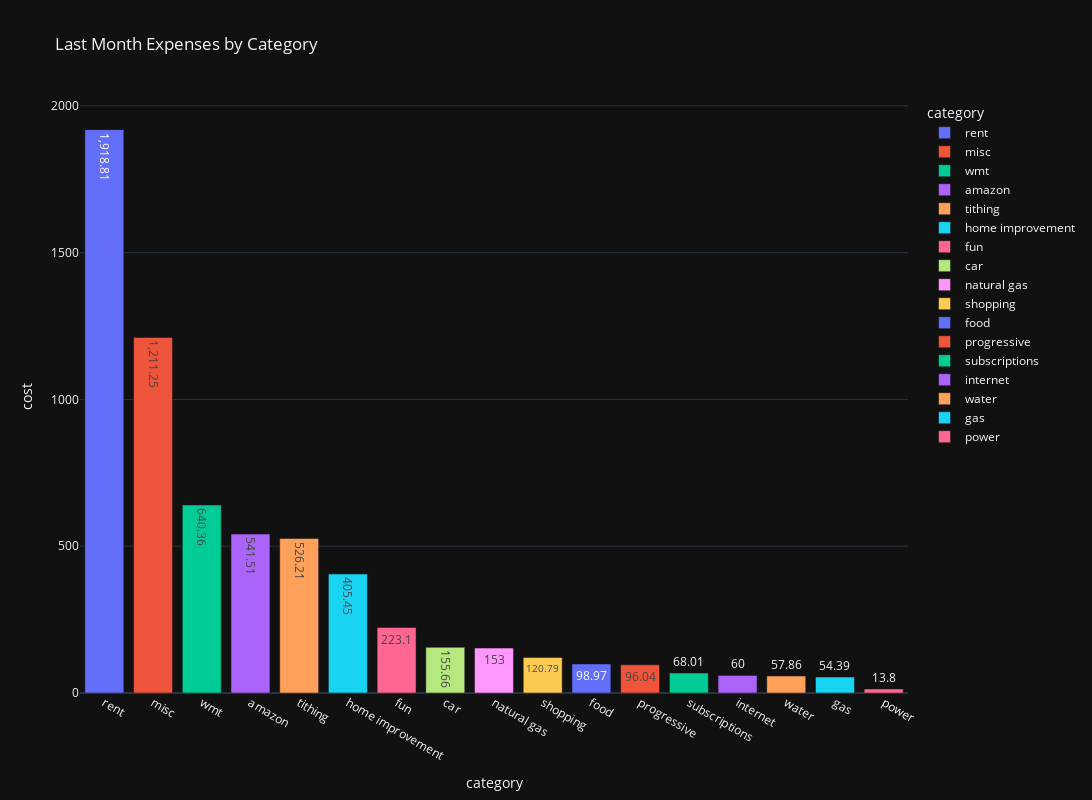

Notebook code cell kept with this figure:
### Markdown cell above
### Only October Numbers (wip)

### Code cell
tempDF = df.filter(pl.col('month') == last_month_int) \
            .group_by(['category']).agg(pl.sum("cost")) 

tempDF = tempDF.sort(by='cost', descending=True)

fig = px.bar(tempDF.to_pandas(), x="category", y="cost", color="category",
             title="Last Month Expenses by Category",
            #  category_orders={"monthName": month_order},
             template='plotly_dark',
             labels={'monthName':''},
             text_auto=True,
             height=800,
             width=1600)

fig.show()

### Figure 1 — Plotly figure (JSON) as saved in the notebook; plotly's stock layout.template omitted (floating-point values rounded to 4 significant figures)
{"data": [{"hovertemplate": "category=%{x}<br>cost=%{y}<extra></extra>", "legendgroup": "rent", "marker": {"color": "#636efa", "pattern": {"shape": ""}}, "name": "rent", "orientation": "v", "showlegend": true, "textposition": "auto", "texttemplate": "%{y}", "type": "bar", "x": ["rent"], "xaxis": "x", "y": [1919.0], "yaxis": "y"}, {"hovertemplate": "category=%{x}<br>cost=%{y}<extra></extra>", "legendgroup": "misc", "marker": {"color": "#EF553B", "pattern": {"shape": ""}}, "name": "misc", "orientation": "v", "showlegend": true, "textposition": "auto", "texttemplate": "%{y}", "type": "bar", "x": ["misc"], "xaxis": "x", "y": [1211.0], "yaxis": "y"}, {"hovertemplate": "category=%{x}<br>cost=%{y}<extra></extra>", "legendgroup": "wmt", "marker": {"color": "#00cc96", "pattern": {"shape": ""}}, "name": "wmt", "orientation": "v", "showlegend": true, "textposition": "auto", "texttemplate": "%{y}", "type": "bar", "x": ["wmt"], "xaxis": "x", "y": [640.4], "yaxis": "y"}, {"hovertemplate": "category=%{x}<br>cost=%{y}<extra></extra>", "legendgroup": "amazon", "marker": {"color": "#ab63fa", "pattern": {"shape": ""}}, "name": "amazon", "orientation": "v", "showlegend": true, "textposition": "auto", "texttemplate": "%{y}", "type": "bar", "x": ["amazon"], "xaxis": "x", "y": [541.5], "yaxis": "y"}, {"hovertemplate": "category=%{x}<br>cost=%{y}<extra></extra>", "legendgroup": "tithing", "marker": {"color": "#FFA15A", "pattern": {"shape": ""}}, "name": "tithing", "orientation": "v", "showlegend": true, "textposition": "auto", "texttemplate": "%{y}", "type": "bar", "x": ["tithing"], "xaxis": "x", "y": [526.2], "yaxis": "y"}, {"hovertemplate": "category=%{x}<br>cost=%{y}<extra></extra>", "legendgroup": "home improvement", "marker": {"color": "#19d3f3", "pattern": {"shape": ""}}, "name": "home improvement", "orientation": "v", "showlegend": true, "textposition": "auto", "texttemplate": "%{y}", "type": "bar", "x": ["home improvement"], "xaxis": "x", "y": [405.4], "yaxis": "y"}, {"hovertemplate": "category=%{x}<br>cost=%{y}<extra></extra>", "legendgroup": "fun", "marker": {"color": "#FF6692", "pattern": {"shape": ""}}, "name": "fun", "orientation": "v", "showlegend": true, "textposition": "auto", "texttemplate": "%{y}", "type": "bar", "x": ["fun"], "xaxis": "x", "y": [223.1], "yaxis": "y"}, {"hovertemplate": "category=%{x}<br>cost=%{y}<extra></extra>", "legendgroup": "car", "marker": {"color": "#B6E880", "pattern": {"shape": ""}}, "name": "car", "orientation": "v", "showlegend": true, "textposition": "auto", "texttemplate": "%{y}", "type": "bar", "x": ["car"], "xaxis": "x", "y": [155.7], "yaxis": "y"}, {"hovertemplate": "category=%{x}<br>cost=%{y}<extra></extra>", "legendgroup": "natural gas", "marker": {"color": "#FF97FF", "pattern": {"shape": ""}}, "name": "natural gas", "orientation": "v", "showlegend": true, "textposition": "auto", "texttemplate": "%{y}", "type": "bar", "x": ["natural gas"], "xaxis": "x", "y": [153.0], "yaxis": "y"}, {"hovertemplate": "category=%{x}<br>cost=%{y}<extra></extra>", "legendgroup": "shopping", "marker": {"color": "#FECB52", "pattern": {"shape": ""}}, "name": "shopping", "orientation": "v", "showlegend": true, "textposition": "auto", "texttemplate": "%{y}", "type": "bar", "x": ["shopping"], "xaxis": "x", "y": [120.8], "yaxis": "y"}, {"hovertemplate": "category=%{x}<br>cost=%{y}<extra></extra>", "legendgroup": "food", "marker": {"color": "#636efa", "pattern": {"shape": ""}}, "name": "food", "orientation": "v", "showlegend": true, "textposition": "auto", "texttemplate": "%{y}", "type": "bar", "x": ["food"], "xaxis": "x", "y": [98.97], "yaxis": "y"}, {"hovertemplate": "category=%{x}<br>cost=%{y}<extra></extra>", "legendgroup": "progressive", "marker": {"color": "#EF553B", "pattern": {"shape": ""}}, "name": "progressive", "orientation": "v", "showlegend": true, "textposition": "auto", "texttemplate": "%{y}", "type": "bar", "x": ["progressive"], "xaxis": "x", "y": [96.04], "yaxis": "y"}, {"hovertemplate": "category=%{x}<br>cost=%{y}<extra></extra>", "legendgroup": "subscriptions", "marker": {"color": "#00cc96", "pattern": {"shape": ""}}, "name": "subscriptions", "orientation": "v", "showlegend": true, "textposition": "auto", "texttemplate": "%{y}", "type": "bar", "x": ["subscriptions"], "xaxis": "x", "y": [68.01], "yaxis": "y"}, {"hovertemplate": "category=%{x}<br>cost=%{y}<extra></extra>", "legendgroup": "internet", "marker": {"color": "#ab63fa", "pattern": {"shape": ""}}, "name": "internet", "orientation": "v", "showlegend": true, "textposition": "auto", "texttemplate": "%{y}", "type": "bar", "x": ["internet"], "xaxis": "x", "y": [60.0], "yaxis": "y"}, {"hovertemplate": "category=%{x}<br>cost=%{y}<extra></extra>", "legendgroup": "water", "marker": {"color": "#FFA15A", "pattern": {"shape": ""}}, "name": "water", "orientation": "v", "showlegend": true, "textposition": "auto", "texttemplate": "%{y}", "type": "bar", "x": ["water"], "xaxis": "x", "y": [57.86], "yaxis": "y"}, {"hovertemplate": "category=%{x}<br>cost=%{y}<extra></extra>", "legendgroup": "gas", "marker": {"color": "#19d3f3", "pattern": {"shape": ""}}, "name": "gas", "orientation": "v", "showlegend": true, "textposition": "auto", "texttemplate": "%{y}", "type": "bar", "x": ["gas"], "xaxis": "x", "y": [54.39], "yaxis": "y"}, {"hovertemplate": "category=%{x}<br>cost=%{y}<extra></extra>", "legendgroup": "power", "marker": {"color": "#FF6692", "pattern": {"shape": ""}}, "name": "power", "orientation": "v", "showlegend": true, "textposition": "auto", "texttemplate": "%{y}", "type": "bar", "x": ["power"], "xaxis": "x", "y": [13.8], "yaxis": "y"}], "layout": {"barmode": "relative", "height": 800, "legend": {"title": {"text": "category"}, "tracegroupgap": 0}, "title": {"text": "Last Month Expenses by Category"}, "width": 1600, "xaxis": {"anchor": "y", "categoryarray": ["rent", "misc", "wmt", "amazon", "tithing", "home improvement", "fun", "car", "natural gas", "shopping", "food", "progressive", "subscriptions", "internet", "water", "gas", "power"], "categoryorder": "array", "domain": [0, 1], "title": {"text": "category"}}, "yaxis": {"anchor": "x", "domain": [0, 1], "title": {"text": "cost"}}}}
